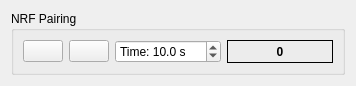
<?xml version="1.0" encoding="UTF-8"?>
<ui version="4.0">
 <class>NrfPair</class>
 <widget class="QWidget" name="NrfPair">
  <property name="geometry">
   <rect>
    <x>0</x>
    <y>0</y>
    <width>356</width>
    <height>84</height>
   </rect>
  </property>
  <property name="windowTitle">
   <string>Form</string>
  </property>
  <layout class="QVBoxLayout" name="verticalLayout">
   <item>
    <widget class="QGroupBox" name="groupBox">
     <property name="title">
      <string>NRF Pairing</string>
     </property>
     <layout class="QHBoxLayout" name="horizontalLayout">
      <item>
       <widget class="QPushButton" name="helpButton">
        <property name="sizePolicy">
         <sizepolicy hsizetype="Fixed" vsizetype="Fixed">
          <horstretch>0</horstretch>
          <verstretch>0</verstretch>
         </sizepolicy>
        </property>
        <property name="text">
         <string/>
        </property>
        <property name="icon">
         <iconset resource="../res.qrc">
          <normaloff>:/res/icons/Help-96.png</normaloff>:/res/icons/Help-96.png</iconset>
        </property>
       </widget>
      </item>
      <item>
       <widget class="QPushButton" name="startButton">
        <property name="sizePolicy">
         <sizepolicy hsizetype="Fixed" vsizetype="Fixed">
          <horstretch>0</horstretch>
          <verstretch>0</verstretch>
         </sizepolicy>
        </property>
        <property name="toolTip">
         <string>Start Pairing</string>
        </property>
        <property name="text">
         <string/>
        </property>
        <property name="icon">
         <iconset resource="../res.qrc">
          <normaloff>:/res/icons/Circled Play-96.png</normaloff>:/res/icons/Circled Play-96.png</iconset>
        </property>
       </widget>
      </item>
      <item>
       <widget class="QDoubleSpinBox" name="timeBox">
        <property name="toolTip">
         <string>Stay in pairing mode for this amount of time</string>
        </property>
        <property name="prefix">
         <string>Time: </string>
        </property>
        <property name="suffix">
         <string> s</string>
        </property>
        <property name="decimals">
         <number>1</number>
        </property>
        <property name="value">
         <double>10.000000000000000</double>
        </property>
       </widget>
      </item>
      <item>
       <widget class="QLabel" name="countLabel">
        <property name="font">
         <font>
          <weight>75</weight>
          <bold>true</bold>
         </font>
        </property>
        <property name="frameShape">
         <enum>QFrame::Box</enum>
        </property>
        <property name="text">
         <string>0</string>
        </property>
        <property name="alignment">
         <set>Qt::AlignCenter</set>
        </property>
       </widget>
      </item>
     </layout>
    </widget>
   </item>
  </layout>
 </widget>
 <resources>
  <include location="../res.qrc"/>
 </resources>
 <connections/>
</ui>
